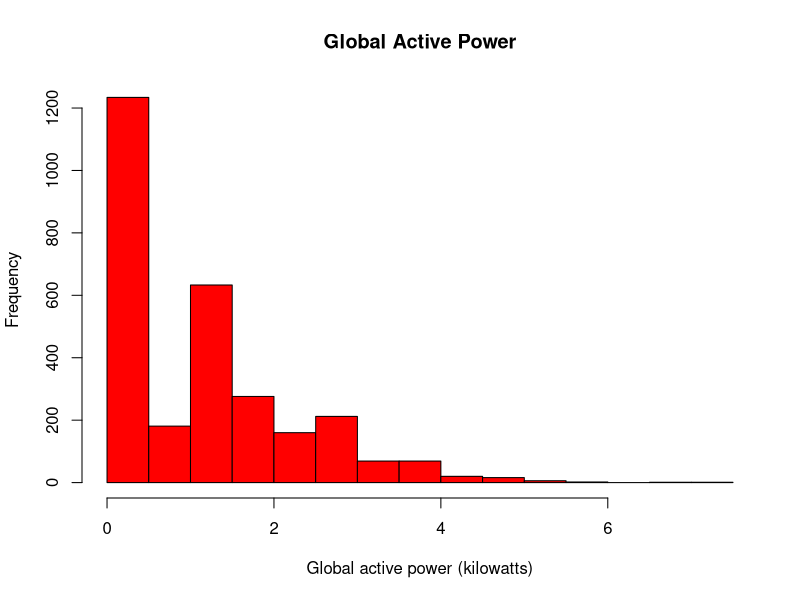
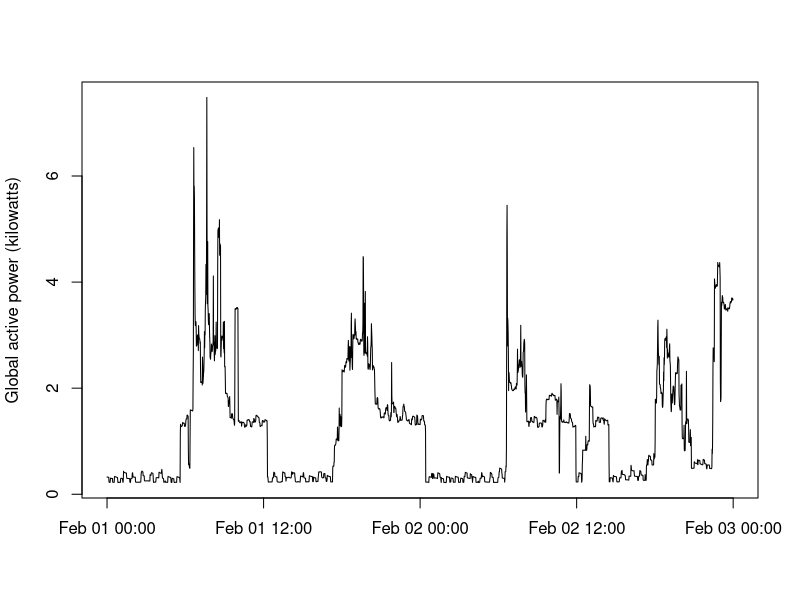
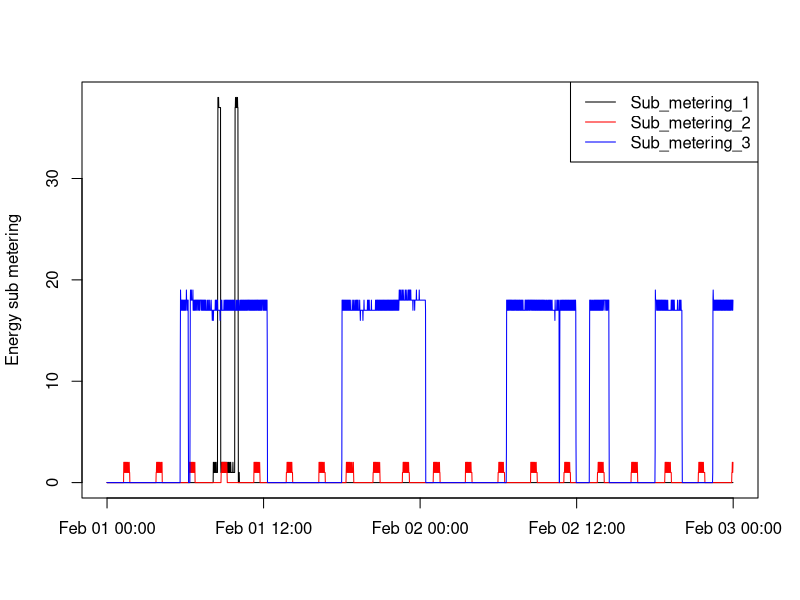
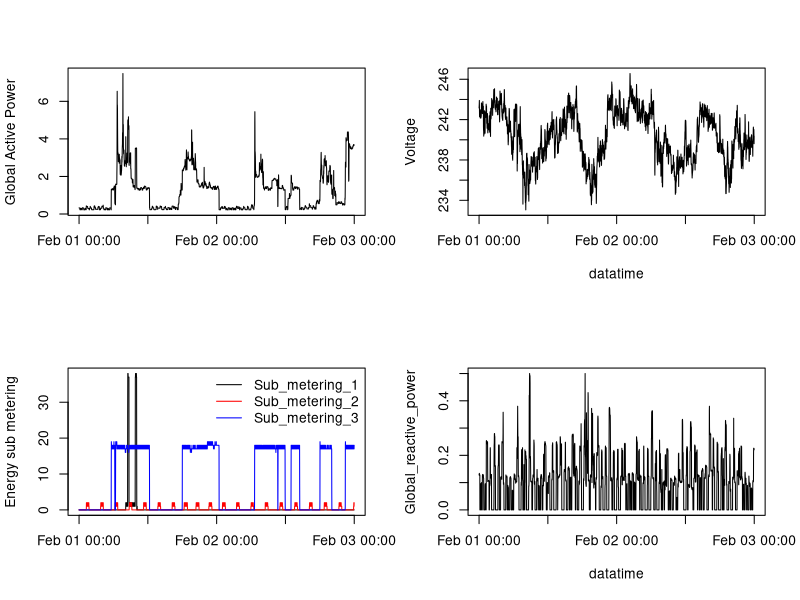

Source code (R) for these figures, in order:
### Coursera course Exploratory analysis - Project 1
setwd("/Users/egil/datasciencecoursera/ExData_Plotting1")

getwd()

## read data
data <- read.csv(file= "household_power_consumption.csv", header =T)
data$DateTime<- paste(data$Date, data$Time, sep = " ")
data$Date2<- strptime(data$DateTime,format="%d/%m/%Y %H:%M:%S")
#data$Day <-strftime(data$Date,  '%a')
#data$Time <- strptime(data$Time,format = "%H:%M:%S")
#data$Date2<-as.Date(data$Date2)


###plot 1
png(file = "plot1.png", width = 480, height = 480, units = "px")
hist(data$Global_active_power, col = "red", xlab= "Global active power (kilowatts)",main="")
title(main = "Global Active Power")
dev.off()
### plot 2
png(file = "plot2.png", width = 480, height = 480, units = "px")
plot(data$Date2,data$Global_active_power, type= "l",xlab="",ylab ="Global active power (kilowatts)",main="")
dev.off()
### plot 3
png(file = "plot3.png", width = 480, height = 480, units = "px")
plot(data$Date2,data$Sub_metering_1, type= "l",xlab="",ylab ="Energy sub metering",main="")
lines(data$Date2,data$Sub_metering_2, col = "red")
lines(data$Date2,data$Sub_metering_3, col = "blue")
legend("topright",lty=c(1,1,1), col = c("black","red","blue"),legend =names(data)[7:9])
dev.off()
### plot 4
png(file = "plot4.png", width = 480, height = 480, units = "px")
par(mfrow = c(2,2))
plot(data$Date2,data$Global_active_power, type= "l",xlab="",ylab ="Global Active Power",main="")
plot(data$Date2,data$Voltage, type= "l",xlab="datatime",ylab ="Voltage",main="")
plot(data$Date2,data$Sub_metering_1, type= "l",xlab="",ylab ="Energy sub metering",main="")
lines(data$Date2,data$Sub_metering_2, col = "red")
lines(data$Date2,data$Sub_metering_3, col = "blue")
legend("topright",lty=c(1,1,1), col = c("black","red","blue"),legend =names(data)[7:9],bty="n")
plot(data$Date2,data$Global_reactive_power,xlab="datatime",ylab="Global_reactive_power", type= "l",main="")
dev.off()